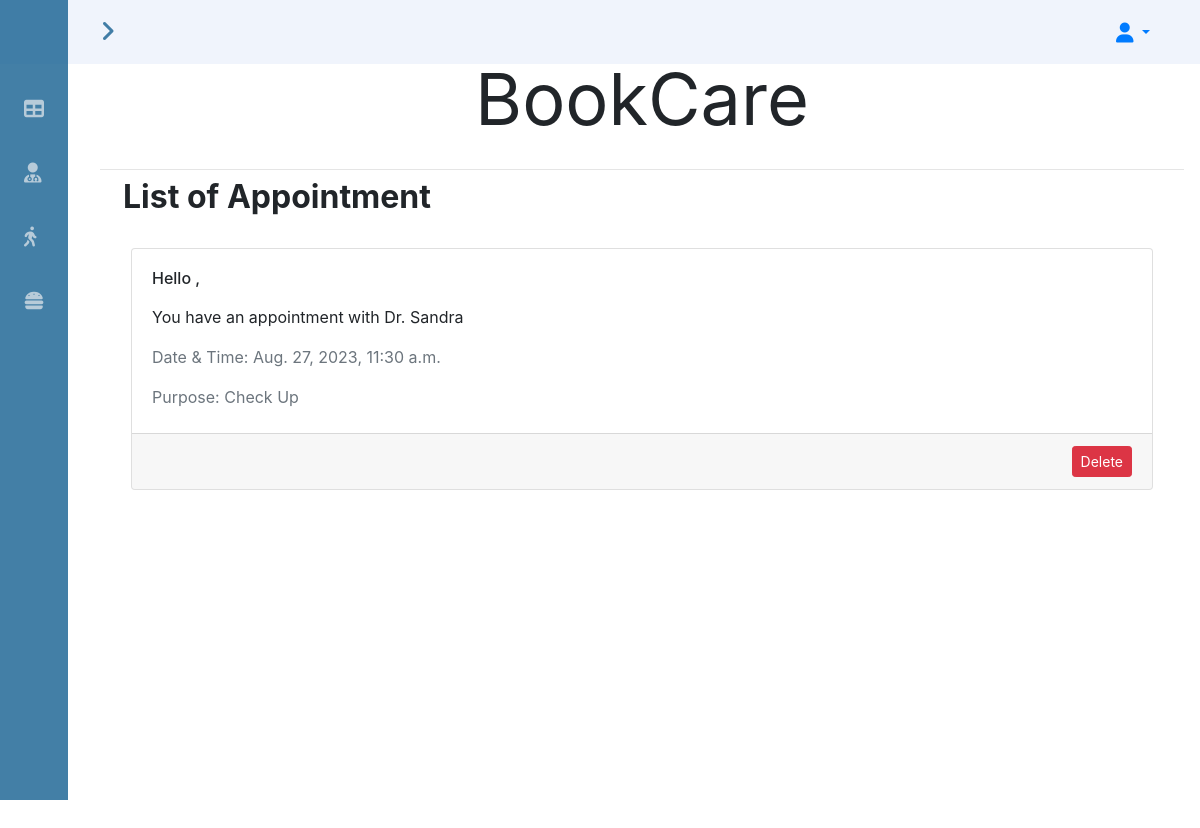
/appointment (signed in), run on the app's committed database.
### bookcare/models.py (models this page shows)
class Appointment(models.Model):
    CATEGORY = [
        ("Medical Examination", "Medical Examination"),
        ("Doctor Check", "Doctor Check"),
        ("Check Up", "Check-Up"),
        ("Result Analysis", "Result Analysis")
    ]
    client = models.ForeignKey('CustomUser', on_delete=models.CASCADE, related_name='client')
    doctor = models.ForeignKey('CustomUser', on_delete=models.CASCADE, related_name='doctor')
    category = models.CharField(choices=CATEGORY, max_length=30)
    appointment_date = models.DateTimeField(default=timezone.now())

class CustomUser(AbstractUser):
    about = models.TextField("About", max_length=10000, blank=True)
    is_doctor = models.BooleanField(default=False)
    image = models.URLField(blank=True, null=True, max_length=500)

### bookcare/views.py (the view)
# urls.py: path("appointment", views.appointments, name="appointment"),
def appointments(request):
    user_appointments = Appointment.objects.filter(Q(doctor=request.user) | Q(client=request.user)).order_by('-appointment_date')
    user_appointments_paginated = paginate_page(request, user_appointments)
    return render(request, "bookcare/appointments.html", {
        "all_appointments": user_appointments_paginated,
    })

### bookcare/views.py (called while the page is built)
def paginate_page(request, pages):
    paginator = Paginator(pages, 10)
    page_number = request.GET.get('page')
    page_paginated = paginator.get_page(page_number)
    return page_paginated

### bookcare/templates/bookcare/appointments.html (shortened to what this page needs)
{% extends "bookcare/layout.html" %}
{% block body %}
    <div class="pb-2 my-2">
        <h2 class="d-inline p-2"><strong>List of Appointment</strong></h2>
    </div>
    {% for appointment in all_appointments %}
        <div class="border-0 border-muted rounded p-3 mb-1">
            <div class="card">
                <div class="card-body">
                    {% if user == appointment.client %}
                        <h6 class="mb-3">Hello {{appointment.client.first_name}},</h6>
                        <p>You have an appointment with Dr. {{appointment.doctor.first_name}} </p>
                    {% else %}
                        <h6 class="mb-3">Hello Dr. {{appointment.doctor.first_name}},</h6>
                        <p>You have an appointment with {{appointment.client.first_name}} </p>
                    {% endif %}
                    <div class="text-muted">
                        <p>Date & Time: {{appointment.appointment_date}}</p>
                        <p class="mb-1">Purpose: {{appointment.category}}</p>
                    </div>
                </div>
                <div class="card-footer text-muted">
                    <form action="{% url 'appointment' appointment.id %}" method="POST">
                        <input type="submit" class="btn btn-danger btn-sm float-right" name="delete" value="Delete">
                    </form>
                </div>
            </div>
        </div>
    {% empty %}
        <div>No list available</div>
    {% endfor %}
{% endblock %}

### bookcare/static/bookcare/styles.css (style rules this page uses)
:root { --first-blue: rgba(21, 95, 144, 0.8); --first-blue-light: rgba(92, 143, 174, 0.8); --white-color: #f0f4fc; }
body { padding: 10px; }

### bookcare/static/bookcare/sidebar.css (style rules this page uses)
:root { --header-height: 3rem; --nav-width: 68px; --primary-color: rgba(21, 95, 144, 0.8); --first-color-light: rgba(212, 223, 230, 0.8); --white-color: #f0f4fc; --white-color-light: #f6f8fbd0; --body-font: 'Nunito', sans-serif; --normal-font-size: 1rem; --z-fixed: 100 }
body { position: relative; margin: var(--header-height) 0 0 0; padding: 0 1rem; font-family: var(--body-font); font-size: var(--normal-font-size); transition: .5s; background: var(--white-color-light); }
@media screen and (min-width: 768px) { body { margin: calc(var(--header-height) + 1rem) 0 0 0; padding-left: calc(var(--nav-width) + 2rem) } }

### data on the page
Appointment: doctor.first_name "Sandra", appointment_date "Aug. 27, 2023, 11:30 a.m.", category "Check Up"
